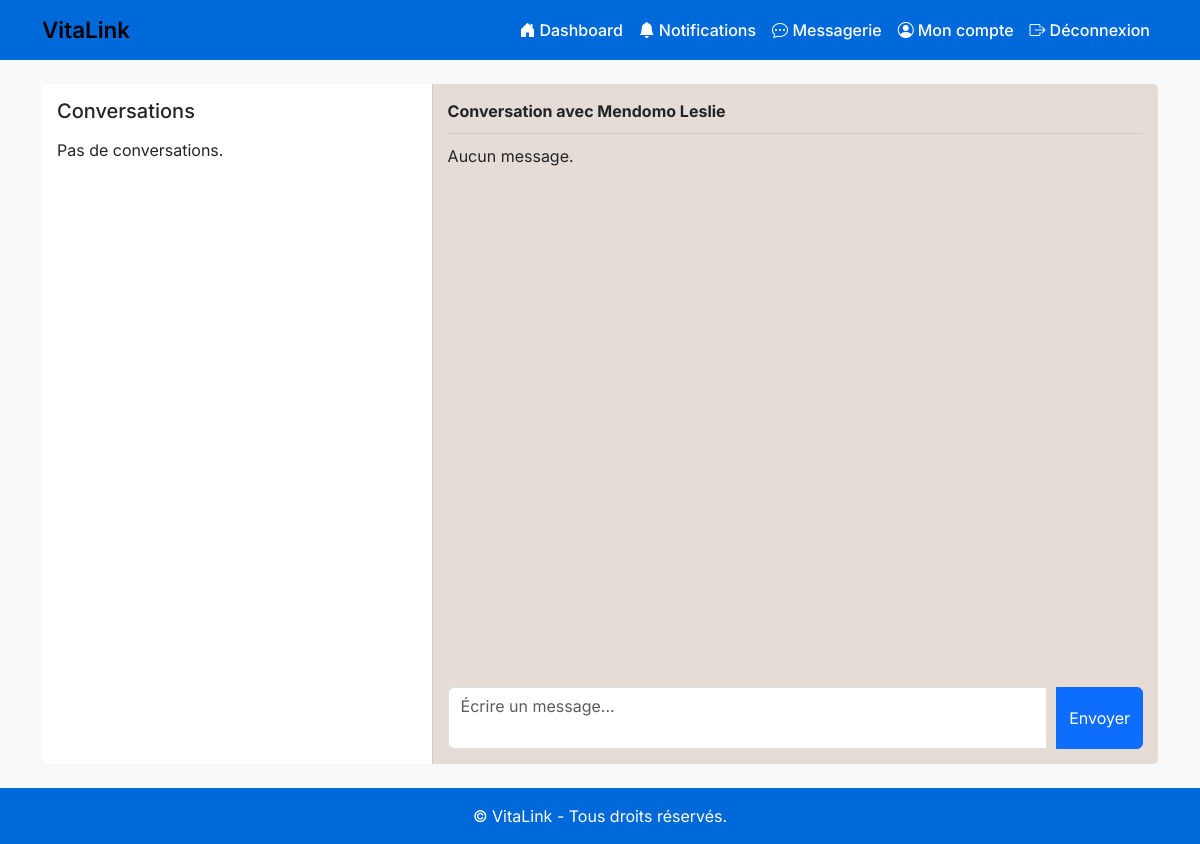
The app's page /4/ (signed in), older data.
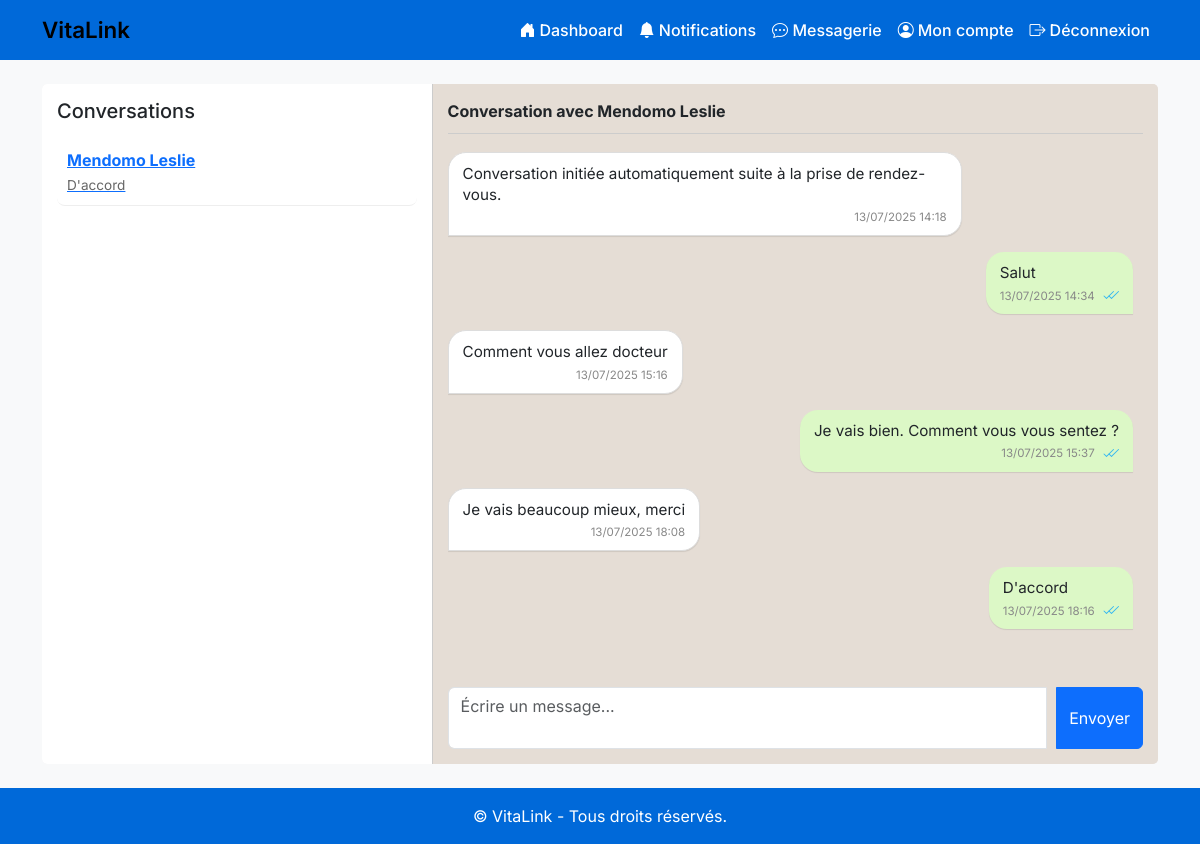
The same page, newer data.
### accounts/models.py (models this page shows)
class CustomUser(AbstractUser):
    ROLE_CHOICES = [
        ('patient', 'Patient'),
        ('medecin', 'Médecin'),
        ('admin', 'Administrateur'),
    ]
    role = models.CharField(max_length=10, choices=ROLE_CHOICES, default='patient')
    telephone = models.CharField(max_length=22, default='')
    date_created = models.DateTimeField(auto_now_add=True)  # <- Ajout

### messaging/models.py (models this page shows, shortened)
class Message(models.Model):
    sender = models.ForeignKey(CustomUser, on_delete=models.CASCADE, related_name='sent_messages')
    receiver = models.ForeignKey(CustomUser, on_delete=models.CASCADE, related_name='received_messages')
    contenu = models.TextField()
    timestamp = models.DateTimeField(auto_now_add=True)
    lu = models.BooleanField(default=False)

### messaging/views.py (the view)
# urls.py: path('', views.messagerie_home, name='messagerie_home'),
@login_required
def messagerie_home(request, interlocuteur_id=None):
    user = request.user
    role = user.role  # suppose que tu as un champ 'role' dans CustomUser avec 'patient' ou 'medecin'
    if role == 'patient':
        interlocuteurs_qs = CustomUser.objects.filter(role='medecin')
    elif role == 'medecin':
        interlocuteurs_qs = CustomUser.objects.filter(role='patient')
    else:
        interlocuteurs_qs = CustomUser.objects.none()
    interlocuteurs = interlocuteurs_qs.filter(
        Q(sent_messages__receiver=user) | Q(received_messages__sender=user)
    ).distinct()
    selected_interlocuteur = None
    conversation = []
    if request.method == "POST" and interlocuteur_id:
        contenu = request.POST.get("contenu")
        if contenu:
            selected_interlocuteur = get_object_or_404(CustomUser, id=interlocuteur_id)
            Message.objects.create(sender=user, receiver=selected_interlocuteur, contenu=contenu)
            return redirect('messagerie_home', interlocuteur_id=interlocuteur_id)
    if interlocuteur_id:
        selected_interlocuteur = get_object_or_404(CustomUser, id=interlocuteur_id)
        conversation = Message.objects.filter(
            Q(sender=user, receiver=selected_interlocuteur) |
            Q(sender=selected_interlocuteur, receiver=user)
        ).order_by('timestamp')
        conversation.filter(receiver=user, lu=False).update(lu=True)
    dernier_message_contenu = {}
    dernier_message_lu = {}
    for inter in interlocuteurs:
        last = Message.objects.filter(
            Q(sender=user, receiver=inter) | Q(sender=inter, receiver=user)
        ).order_by('-timestamp').first()
        if last:
            dernier_message_contenu[inter.id] = last.contenu
            if last.sender != user:
                dernier_message_lu[inter.id] = last.lu
            else:
                dernier_message_lu[inter.id] = True
    return render(request, "messaging/messagerie_home.html", {
        "interlocuteurs": interlocuteurs,
        "selected_interlocuteur": selected_interlocuteur,
        "conversation": conversation,
        "dernier_message_contenu": dernier_message_contenu,
        "dernier_message_lu": dernier_message_lu,
    })

### accounts/context_processors.py (called while the page is built)
def profil_incomplet_notification(request):
    if not request.user.is_authenticated:
        return {}
    user = request.user
    now = timezone.now()
    if user.date_created + timedelta(hours=24) > now:
        return {}
    if user.role == 'patient' and not hasattr(user, 'patientprofile'):
        return {'show_profil_notification': True, 'profil_url': 'completer_profil_patient'}
    if user.role == 'medecin' and not hasattr(user, 'doctorprofile'):
        return {'show_profil_notification': True, 'profil_url': 'completer_profil_medecin'}
    return {}

### messaging/templatetags/custom_filters.py (called while the page is built)
@register.filter
def dict_get(dictionnaire, cle):
    return dictionnaire.get(cle)

### templates/messaging/messagerie_home.html (shortened to what this page needs)
{% extends "base.html" %}
{% load custom_filters %}
{% block content %}
<div class="messaging-container">
  <div class="chat-list">
    <h5>Conversations</h5>
    {% for inter in interlocuteurs %}
      <a href="{% url 'messagerie_home' interlocuteur_id=inter.id %}">
        <div class="contact">
          <strong>{{ inter.get_full_name|default:inter.username }}</strong>
          <span class="chat-preview">
            {{ dernier_message_contenu|dict_get:inter.id|default:"(aucun message)" }}
          </span>
        </div>
      </a>
    {% empty %}
      <p>Pas de conversations.</p>
    {% endfor %}
  </div>
  <div class="chat-area">
    {% if selected_interlocuteur %}
      <div class="chat-header">
        Conversation avec {{ selected_interlocuteur.get_full_name|default:selected_interlocuteur.username }}
      </div>
      <div class="chat-container">
        {% for msg in conversation %}
          <div class="message {% if msg.sender == user %}sent{% else %}received{% endif %}">
            {{ msg.contenu|linebreaksbr }}
            <small>
              {{ msg.timestamp|date:"d/m/Y H:i" }}
            </small>
          </div>
        {% empty %}
          <p>Aucun message.</p>
        {% endfor %}
      </div>
      <form method="post">
        <div class="input-group">
          <textarea name="contenu" class="form-control" rows="2" placeholder="Écrire un message..." required></textarea>
          <button class="btn btn-primary" type="submit">Envoyer</button>
        </div>
      </form>
    {% endif %}
  </div>
</div>
{% endblock %}

Row changes from the older to the newer data that the page shows:
now on one of the page's lists (row edited): CustomUser: get_full_name "Mendomo Leslie", id "D'accord"
added Message: contenu "Conversation initiée automatiquement suite à la prise de rendez-vous.", timestamp "13/07/2025 14:18"
added Message: contenu "Salut", timestamp "13/07/2025 14:34", lu True (drawn)
added Message: contenu "Comment vous allez docteur", timestamp "13/07/2025 15:16"
added Message: contenu "Je vais bien. Comment vous vous sentez ?", timestamp "13/07/2025 15:37", lu True (drawn)
added Message: contenu "Je vais beaucoup mieux, merci", timestamp "13/07/2025 18:08"
added Message: contenu "D'accord", timestamp "13/07/2025 18:16", lu True (drawn)
Text that changed along with them:
text no longer shown: "Pas de conversations. Aucun message."
